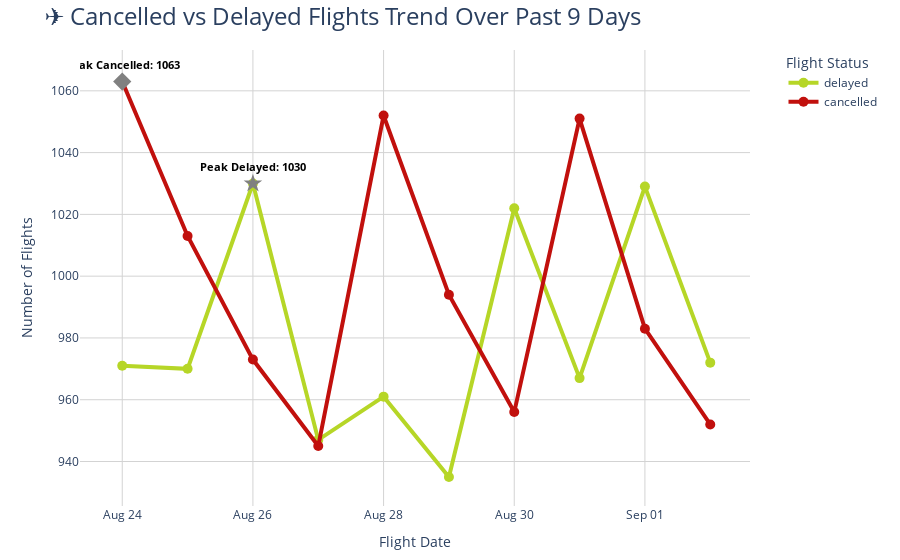

Write notebook code for a chart like this one.
### Code cell
# Convert to pandas
status_trend_pd = status_trend.toPandas()

# Create line chart with color by flight_status
fig = px.line(
    status_trend_pd,
    x="flight_date",
    y="count",
    color="flight_status",
    title="✈️ Cancelled vs Delayed Flights Trend Over Past 9 Days",
    markers=True,
    color_discrete_map={
        "cancelled": "#c1100d",  # blue (like your cancelled formatting)
        "delayed": "#b6d627"     # red for delayed
    }
)

# Style traces
fig.update_traces(
    line=dict(width=4),
    marker=dict(size=10, symbol="circle"),
    hovertemplate="Date: %{x}<br>%{legendgroup} Flights: %{y}"
)

# Layout improvements
fig.update_layout(
    title_font_size=24,
    xaxis_title="Flight Date",
    yaxis_title="Number of Flights",
    xaxis=dict(
        showgrid=True,
        gridcolor='lightgrey',
        tickangle=0,
        tickformat="%b %d"   # e.g., "Aug 01"
    ),
    yaxis=dict(
        showgrid=True,
        gridcolor='lightgrey'
    ),
    plot_bgcolor='white',
    hovermode='x unified',
    margin=dict(t=50, b=50, l=80, r=150),  # extra right margin for legend
    legend=dict(
        title="Flight Status",
        orientation="v",    # vertical stack
        yanchor="top", y=1,
        xanchor="left", x=1.05  # push legend outside right side
    )
)

# Highlight peaks for each status
for status, marker_symbol in [("cancelled", "diamond"), ("delayed", "star")]:
    df_status = status_trend_pd[status_trend_pd["flight_status"] == status]
    max_idx = df_status["count"].idxmax()
    fig.add_scatter(
        x=[df_status.loc[max_idx, "flight_date"]],
        y=[df_status.loc[max_idx, "count"]],
        mode="markers+text",
        marker=dict(
            size=14,
            symbol=marker_symbol,
            color="grey"
        ),
        text=[f"<b>Peak {status.capitalize()}: {df_status.loc[max_idx, 'count']}</b>"],
        textposition="top center",
        textfont=dict(size=11, color="black"),
        showlegend=False
    )

fig.show()

### Figure 1 — Plotly figure (JSON) as saved in the notebook; plotly's stock layout.template omitted (floating-point values rounded to 4 significant figures)
{"data": [{"hovertemplate": "Date: %{x}<br>%{legendgroup} Flights: %{y}", "legendgroup": "delayed", "line": {"color": "#b6d627", "dash": "solid", "width": 4}, "marker": {"size": 10, "symbol": "circle"}, "mode": "lines+markers", "name": "delayed", "orientation": "v", "showlegend": true, "type": "scatter", "x": ["2025-08-24", "2025-08-25", "2025-08-26", "2025-08-27", "2025-08-28", "2025-08-29", "2025-08-30", "2025-08-31", "2025-09-01", "2025-09-02"], "xaxis": "x", "y": [971, 970, 1030, 947, 961, 935, 1022, 967, 1029, 972], "yaxis": "y"}, {"hovertemplate": "Date: %{x}<br>%{legendgroup} Flights: %{y}", "legendgroup": "cancelled", "line": {"color": "#c1100d", "dash": "solid", "width": 4}, "marker": {"size": 10, "symbol": "circle"}, "mode": "lines+markers", "name": "cancelled", "orientation": "v", "showlegend": true, "type": "scatter", "x": ["2025-08-24", "2025-08-25", "2025-08-26", "2025-08-27", "2025-08-28", "2025-08-29", "2025-08-30", "2025-08-31", "2025-09-01", "2025-09-02"], "xaxis": "x", "y": [1063, 1013, 973, 945, 1052, 994, 956, 1051, 983, 952], "yaxis": "y"}, {"marker": {"color": "grey", "size": 14, "symbol": "diamond"}, "mode": "markers+text", "showlegend": false, "text": ["<b>Peak Cancelled: 1063</b>"], "textfont": {"color": "black", "size": 11}, "textposition": "top center", "type": "scatter", "x": ["2025-08-24"], "y": [1063]}, {"marker": {"color": "grey", "size": 14, "symbol": "star"}, "mode": "markers+text", "showlegend": false, "text": ["<b>Peak Delayed: 1030</b>"], "textfont": {"color": "black", "size": 11}, "textposition": "top center", "type": "scatter", "x": ["2025-08-26"], "y": [1030]}], "layout": {"hovermode": "x unified", "legend": {"orientation": "v", "title": {"text": "Flight Status"}, "tracegroupgap": 0, "x": 1.05, "xanchor": "left", "y": 1, "yanchor": "top"}, "margin": {"b": 50, "l": 80, "r": 150, "t": 50}, "plot_bgcolor": "white", "title": {"font": {"size": 24}, "text": "✈️ Cancelled vs Delayed Flights Trend Over Past 9 Days"}, "xaxis": {"anchor": "y", "domain": [0.0, 1.0], "gridcolor": "lightgrey", "showgrid": true, "tickangle": 0, "tickformat": "%b %d", "title": {"text": "Flight Date"}}, "yaxis": {"anchor": "x", "domain": [0.0, 1.0], "gridcolor": "lightgrey", "showgrid": true, "title": {"text": "Number of Flights"}}}}
